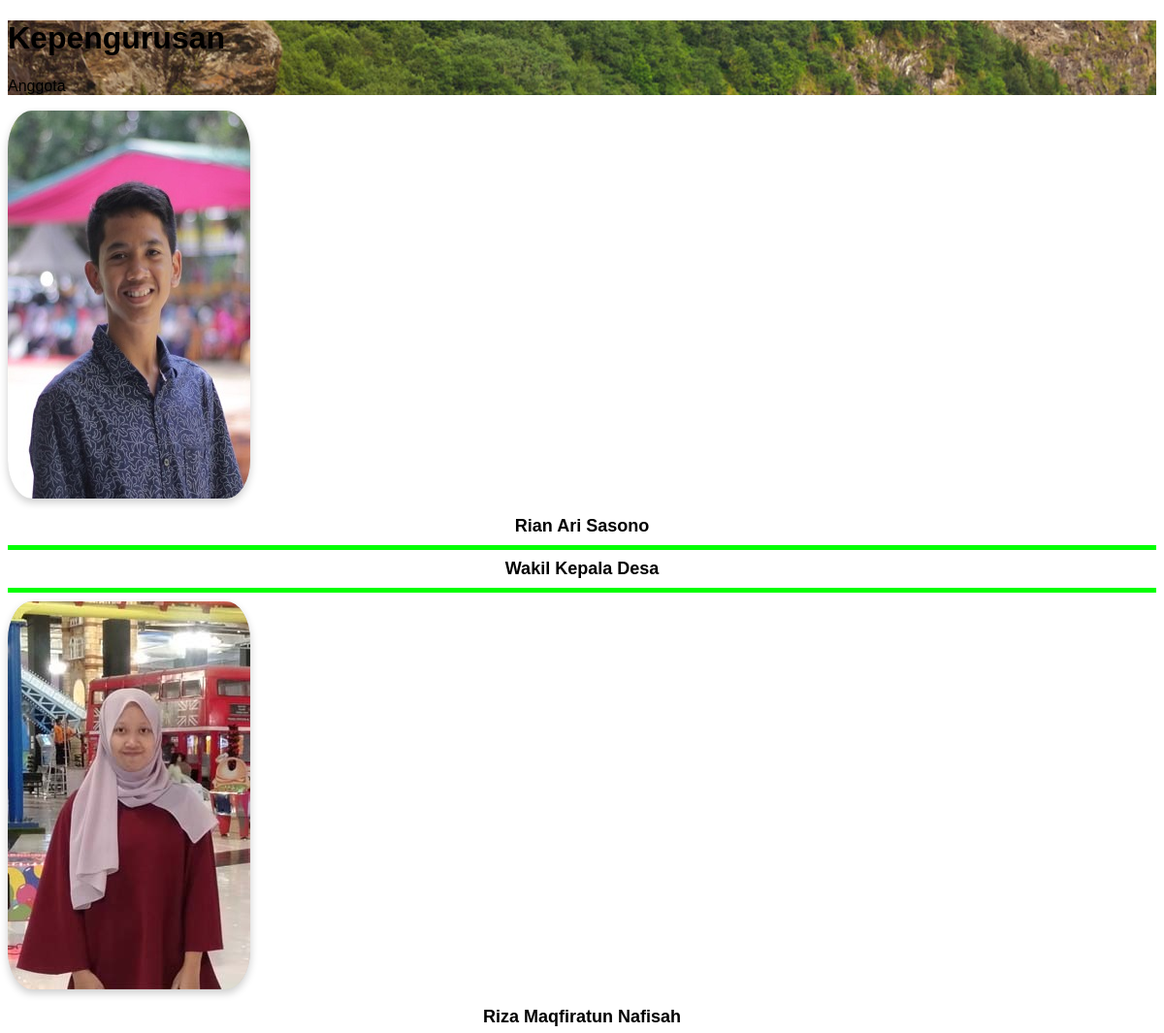
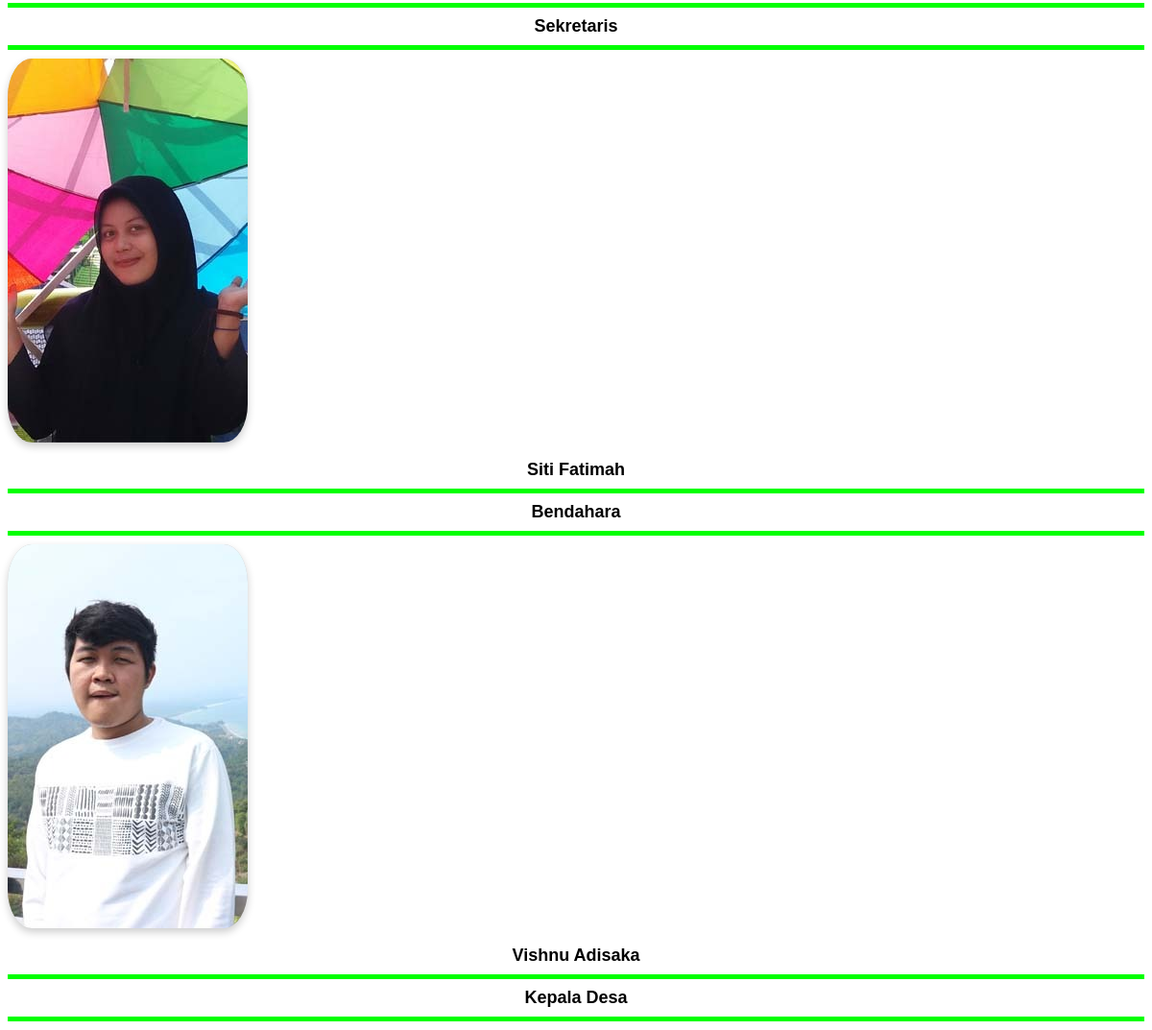
The page /pengurus.php on the database its author committed (2 pictures, top to bottom).
### tables this page shows
CREATE TABLE `pengurus` (
  `id` int(11) NOT NULL,
  `nama` varchar(300) NOT NULL,
  `prodi` varchar(100) NOT NULL,
  `offering` varchar(100) NOT NULL,
  `angkatan` varchar(100) NOT NULL,
  `jabatan` varchar(100) NOT NULL,
  `gambar` varchar(100) NOT NULL
);

### functions.php (called while the page is built, shortened)
<?php
$conn = mysqli_connect("localhost", "root", "", "ta_web");
function query($query)
{
    global $conn;
    $result = mysqli_query($conn, $query);
    $rows = [];
    while ($row = mysqli_fetch_assoc($result)) {
        $rows[] = $row;
    }
    return $rows;
}

### pengurus.php (the view, shortened to what this page needs)
<?php
require 'functions.php';
$pengurus = query("SELECT * FROM pengurus");
?>
<!DOCTYPE html>
<html lang="en">
<head>
</head>
<body>
    <div class="inner-page">
        <div class="slider-item" style="background-image: url('images/bg2.jpg');">
            <div class="container">
                <div class="row slider-text align-items-center justify-content-center">
                    <div class="col-md-8 text-center col-sm-12 element-animate pt-5">
                        <h1 class="pt-5"><span>Kepengurusan</span></h1>
                        <p class="mb-5 w-75 pl-0">Anggota</p>
                    </div>
                </div>
            </div>
        </div>
    </div>
    <section class="section">
        <div class="container">
            <div class="row">
                <?php foreach ($pengurus as $row) : ?>
                    <div class="col-lg-3" style="border-radius:10%;">
                        <div class="flip-card">
                            <div class="flip-card-inner">
                                <div class="flip-card-front">
                                    <img src="img/<?= $row["gambar"] ?>" alt="Avatar" style="width:100%; border-radius:10%;">
                                </div>
                                <div class="flip-card-back">
                                    <br><br><br><br><br>
                                    <p><b><?= $row["prodi"] ?></b></p>
                                    <p><b><?= $row["offering"] ?></b></p>
                                    <p><b><?= $row["angkatan"] ?></b></p>
                                </div>
                            </div>
                        </div>
                        <br>
                        <center>
                            <font color="black" align="center" size="4"><b><?= $row["nama"] ?></b>
                                <hr color="lime" align="center" size="5%">
                            </font>
                            <font color="black" align="center" size="4"><b><?= $row["jabatan"] ?></b>
                                <hr color="lime" align="center" size="5%">
                            </font>
                        </center>
                    </div>
                <?php endforeach; ?>
            </div>
        </div>
    </section>
</body>
</html>

### pengurus.php (style rules this page uses)
body { font-family: Arial, Helvetica, sans-serif; }
.flip-card { background-color: transparent; width: 250px; height: 400px; perspective: 1000px; border-radius: 10%; }
.flip-card-inner { position: relative; width: 100%; height: 100%; border-radius: 10%; text-align: center; transition: transform 0.6s; transform-style: preserve-3d; box-shadow: 0 4px 8px 0 rgba(0, 0, 0, 0.2); }
.flip-card-front, .flip-card-back { position: absolute; width: 100%; height: 100%; border-radius: 10%; backface-visibility: hidden; }
.flip-card-front { background-color: #bbb; color: black; border-radius: 10%; }
.flip-card-back { background-color: #0cb703; color: white; border-radius: 10%; transform: rotateY(180deg); }

### rows shown on the page
pengurus: gambar (picture), nama "Rian Ari Sasono", jabatan "Wakil Kepala Desa"
pengurus: gambar (picture), nama "Riza Maqfiratun Nafisah", jabatan "Sekretaris"
pengurus: gambar (picture), nama "Siti Fatimah", jabatan "Bendahara"
pengurus: gambar (picture), nama "Vishnu Adisaka", jabatan "Kepala Desa"
